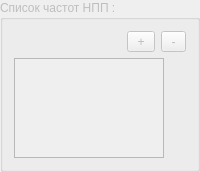
                <widget class="QGroupBox" name="groupBox_7">
                 <property name="enabled">
                  <bool>false</bool>
                 </property>
                 <property name="title">
                  <string>Список частот НПП :</string>
                 </property>
                 <layout class="QVBoxLayout" name="verticalLayout_13">
                  <item>
                   <layout class="QHBoxLayout" name="horizontalLayout_24">
                    <item>
                     <spacer name="horizontalSpacer_7">
                      <property name="orientation">
                       <enum>Qt::Horizontal</enum>
                      </property>
                      <property name="sizeHint" stdset="0">
                       <size>
                        <width>40</width>
                        <height>20</height>
                       </size>
                      </property>
                     </spacer>
                    </item>
                    <item>
                     <widget class="QToolButton" name="tb_add_freq_prim">
                      <property name="enabled">
                       <bool>false</bool>
                      </property>
                      <property name="focusPolicy">
                       <enum>Qt::StrongFocus</enum>
                      </property>
                      <property name="text">
                       <string> + </string>
                      </property>
                     </widget>
                    </item>
                    <item>
                     <widget class="QToolButton" name="tb_del_freq_prim">
                      <property name="enabled">
                       <bool>false</bool>
                      </property>
                      <property name="text">
                       <string> - </string>
                      </property>
                     </widget>
                    </item>
                   </layout>
                  </item>
                  <item>
                   <widget class="TableFreq" name="tw_freq_list_prim">
                    <property name="enabled">
                     <bool>false</bool>
                    </property>
                    <property name="minimumSize">
                     <size>
                      <width>150</width>
                      <height>0</height>
                     </size>
                    </property>
                    <property name="maximumSize">
                     <size>
                      <width>100</width>
                      <height>100</height>
                     </size>
                    </property>
                    <property name="inputMethodHints">
                     <set>Qt::ImhNone</set>
                    </property>
                    <property name="frameShape">
                     <enum>QFrame::StyledPanel</enum>
                    </property>
                    <property name="frameShadow">
                     <enum>QFrame::Raised</enum>
                    </property>
                    <property name="midLineWidth">
                     <number>1</number>
                    </property>
                    <property name="editTriggers">
                     <set>QAbstractItemView::AnyKeyPressed|QAbstractItemView::CurrentChanged|QAbstractItemView::EditKeyPressed|QAbstractItemView::SelectedClicked</set>
                    </property>
                    <property name="tabKeyNavigation">
                     <bool>false</bool>
                    </property>
                    <property name="alternatingRowColors">
                     <bool>true</bool>
                    </property>
                    <property name="selectionBehavior">
                     <enum>QAbstractItemView::SelectItems</enum>
                    </property>
                    <property name="wordWrap">
                     <bool>false</bool>
                    </property>
                    <property name="rowCount">
                     <number>0</number>
                    </property>
                    <property name="columnCount">
                     <number>1</number>
                    </property>
                    <attribute name="horizontalHeaderVisible">
                     <bool>false</bool>
                    </attribute>
                    <attribute name="horizontalHeaderDefaultSectionSize">
                     <number>45</number>
                    </attribute>
                    <attribute name="horizontalHeaderMinimumSectionSize">
                     <number>45</number>
                    </attribute>
                    <attribute name="horizontalHeaderStretchLastSection">
                     <bool>true</bool>
                    </attribute>
                    <attribute name="verticalHeaderVisible">
                     <bool>false</bool>
                    </attribute>
                    <column>
                     <property name="text">
                      <string>Новый столбец</string>
                     </property>
                    </column>
                   </widget>
                  </item>
                 </layout>
                </widget>
